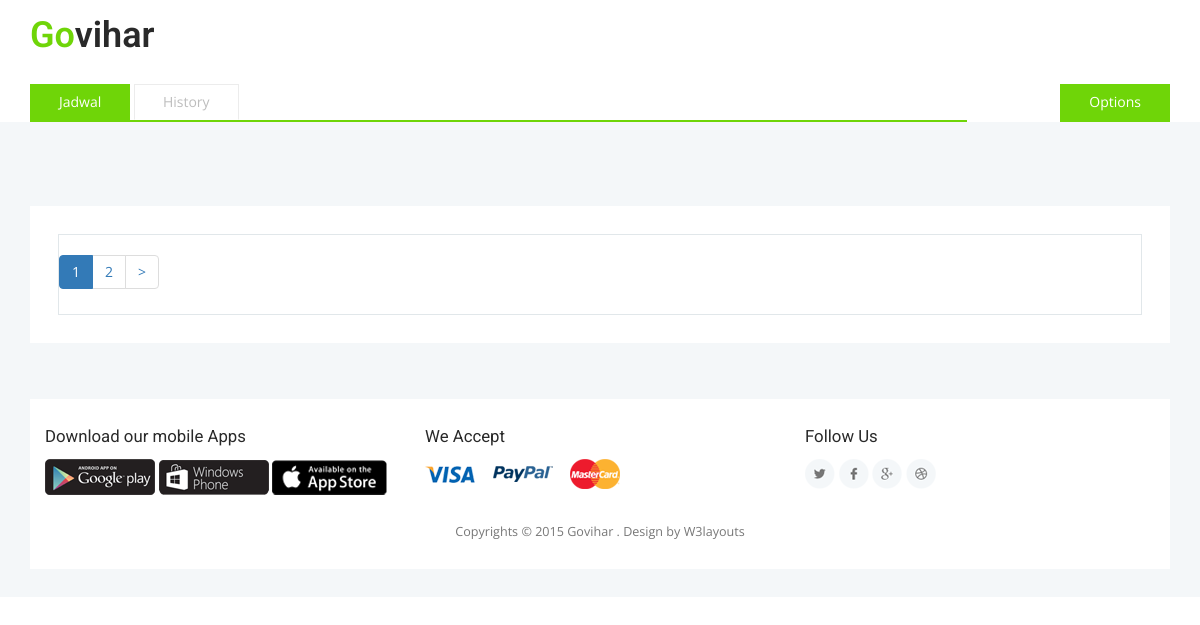
/index.php/pesawat/caripesawat, run on an earlier commit of the app's database.
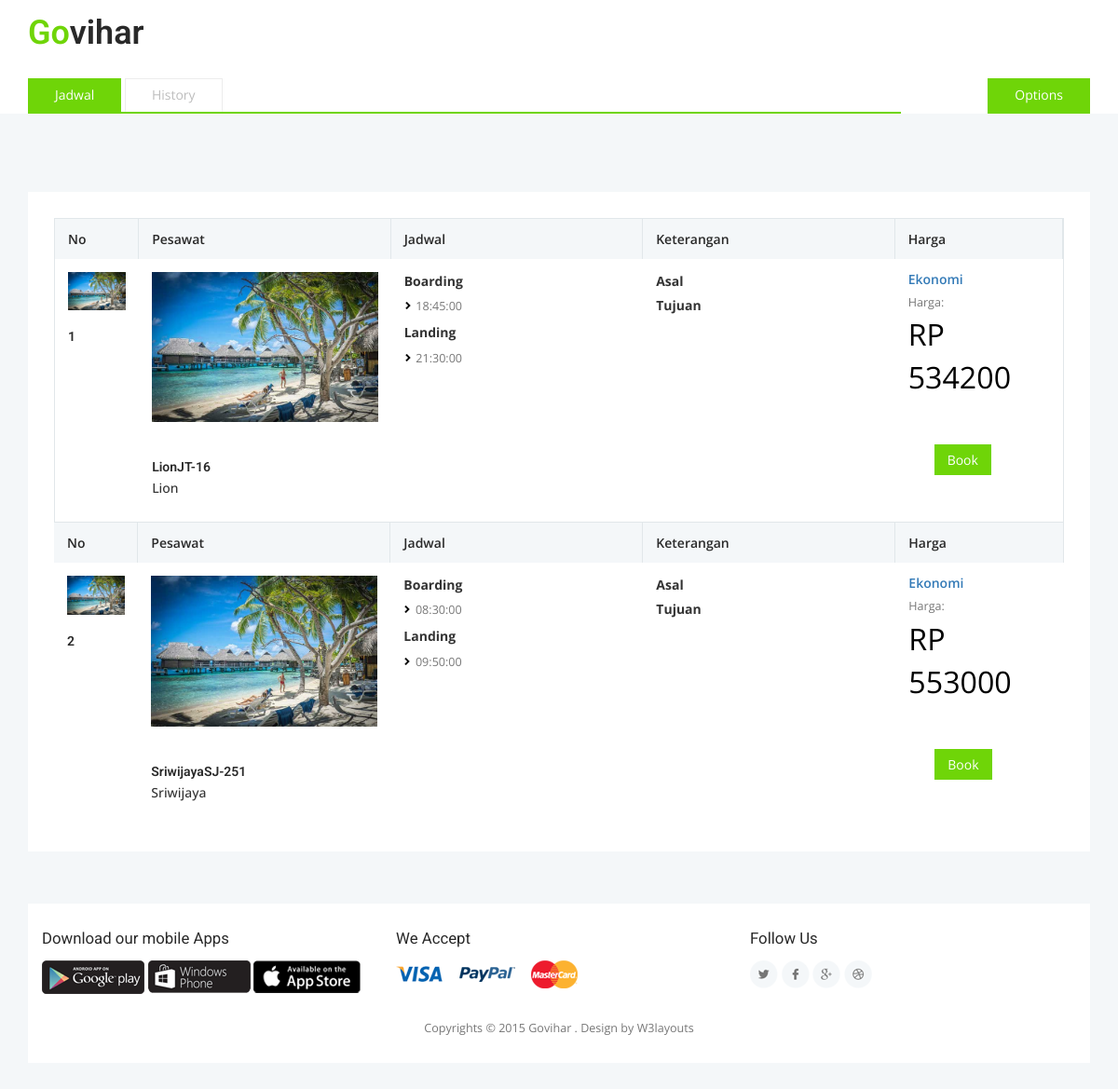
And on a later commit of the database.
### tables this page shows
CREATE TABLE IF NOT EXISTS `pesawat` (
  `KodePesawat` varchar(30) NOT NULL,
  `Maskapai` varchar(50) NOT NULL,
  `Boarding` time NOT NULL,
  `Landing` time NOT NULL,
  `FK_IdAsal` int(3) NOT NULL,
  `FK_IdTujuan` int(3) NOT NULL,
  `Kelas` varchar(20) NOT NULL,
  `Harga` int(20) NOT NULL,
  `LogoPesawat` varchar(150) NOT NULL
);

### application/controllers/Pesawat.php (called while the page is built, shortened)
<?php
class Pesawat extends CI_Controller {
	function __construct(){
		$this->load->helper(array('url'));
		$this->load->model('PesawatModel');
	}
	public function caripesawat(){
		$data['result3'] = $this->PesawatModel->getPesawat3();
		if(isset($_POST['cari_asal']))
		{
			$data['pencarian_kota']=$this->session->userdata('asal');;
		}
		else{
			$data['pencarian_kota']='';
		}
		if(isset($_POST['cari_tujuan']))
		{
			$data['pencarian_tujuan'] = $this->session->userdata('tujuan');;
		}
		else{
			$data['pencarian_tujuan']='';
		}
		$data['result1'] = $this->PesawatModel->getPesawat($this->session->userdata('asal'));
		$data['result2'] = $this->PesawatModel->getPesawat2($this->session->userdata('tujuan'));
		$limit_per_page = 3;
		$start_index = ( $this->uri->segment(3) ) ? $this->uri->segment(3) : 0;
		$total_records = $this->PesawatModel->get_total();
		if ($total_records > 0) {
			$data["result3"] = $this->PesawatModel->getPesawat3($limit_per_page, $start_index);
			$config['base_url'] = base_url() . 'Pesawat/caripesawat';
			$config['total_rows'] = $total_records;
			$config['per_page'] = $limit_per_page;
			$config["uri_segment"] = 3;
			$this->pagination->initialize($config);
			$data["links"] = $this->pagination->create_links();
		}
		$this->load->view('Templates/Header');
		$this->load->view('Pesawat/Pencarian',$data);
		$this->load->view('Templates/Footer');
	}
}

### index.php (called while the page is built, shortened)
<?php
require_once BASEPATH.'core/CodeIgniter.php';

### application/models/PesawatModel.php (called while the page is built, shortened)
<?php
class PesawatModel extends CI_Model {
	public function getPesawat($idAsal=''){
		$this->db->select('*');
		$this->db->from('pesawat as p');
		$this->db->join('kota as a', 'p.FK_IdAsal =a.IdKota');
		$this->db->where('FK_IdAsal = ',$idAsal);
		$data=$this->db->get();
		return $data->row_array();
	}
	public function getPesawat2($idTujuan=''){
		$this->db->select('*');
		$this->db->from('pesawat as p');
		$this->db->join('kota as b', 'p.FK_IdTujuan =b.IdKota');
		$this->db->where('FK_IdTujuan = ',$idTujuan);
		$data=$this->db->get();
		return $data->row_array();
	}
	public function getPesawat3($limit = FALSE, $offset = FALSE){
		$this->db->select('*');
		$this->db->from('pesawat as p');
		$this->db->limit($limit, $offset);
		$this->db->join('kota as a', 'p.FK_IdAsal =a.IdKota');
		$this->db->join('kota as b', 'p.FK_IdTujuan =b.IdKota');
		$data=$this->db->get();
		return $data->result_array();
	}
}

### application/views/Pesawat/Pencarian.php (the view, shortened to what this page needs)
<div class="banner-bottom">
		<div class="container">
			<div class="c-rooms">
				<div class="p-table">
					<div class="p-table-grids">
					<?php
					$no = 1;
					  foreach ($result3 as $data) { ?>
					 	<div class="col-md-1 p-table-grid">
							<div class="p-table-grad-heading">
								<h6>No </h6>
							</div>
							<div class="p-table-grid-info">
								<a href="#"><img src="images/p2.jpg" alt=""></a>
								<div class="room-basic-info">
									<h6><?php echo $no;?></h6>
								</div>
							</div>
						</div>
						<div class="col-md-3 p-table-grid">
							<div class="p-table-grad-heading">
								<h6>Pesawat</h6>
							</div>
							<div class="p-table-grid-info">
								<a href="#"><img src="images/p2.jpg" alt=""></a>
								<div class="room-basic-info">
									<h6><?php echo $data['KodePesawat']; ?></h6>
									<h5><?php echo $data['Maskapai']; ?></h5>
								</div>
							</div>
						</div>
						<div class="col-md-3 p-table-grid">
							<div class="p-table-grad-heading">
								<h6>Jadwal</h6>
							</div>
							<div class="rate-features">
								<ul>
									<p><strong>Boarding</strong></p>
									<li><?php echo $data['Boarding']; ?></li>
						            <p><strong>Landing</strong></p>
									<li><?php echo $data['Landing']; ?></li>
								</ul>
							</div>
						</div>
						<div class="col-md-3 p-table-grid">
							<div class="p-table-grad-heading">
								<h6>Keterangan</h6>
							</div>
							<div class="rate-features">
								<ul>
									<p><strong>Asal</strong></p>
						            <p><strong>Tujuan</strong></p>
								</ul>
							</div>
						</div>
						<div class="col-md-2 p-table-grid">
							<div class="p-table-grad-heading">
								<h6>Harga</h6>
							</div>
							<div class="avg-rate">
								<h5><?php echo $data['Kelas']; ?></h5>
								<p>Harga:</p>
								<span class="p-offer">RP <?php echo $data['Harga']; ?></span>
								<div class="book-button-column">
									<a href="<?php echo base_url()."Booking/pilih/".$data['KodePesawat']; ?>">Book</a>
								</div>
							</div>
						</div>
						<div class="clearfix"> </div>
						</div>
		            <?php $no++; } ?>
						<?php
		if (isset($links)) {
			echo $links;
		}
		?>
				</div>
			</div>
		</div>
	</div>

What changed in the data, as far as the page shows it:
added pesawat: KodePesawat "LionJT-16", Maskapai "Lion", Boarding "18:45:00", Landing "21:30:00", Kelas "Ekonomi", Harga "534200"
added pesawat: KodePesawat "SriwijayaSJ-251", Maskapai "Sriwijaya", Boarding "08:30:00", Landing "09:50:00", Kelas "Ekonomi", Harga "553000"
Also different on the page:
$links: "1 2 >" → (not shown)
